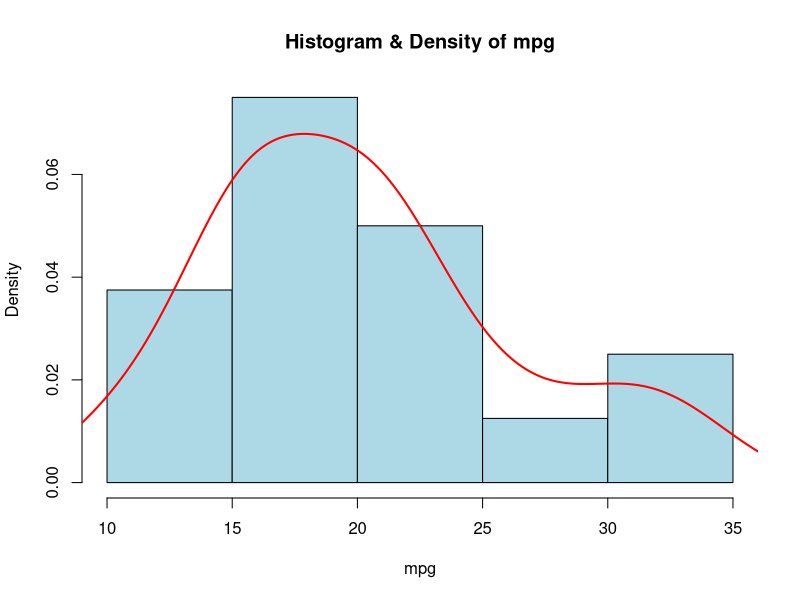
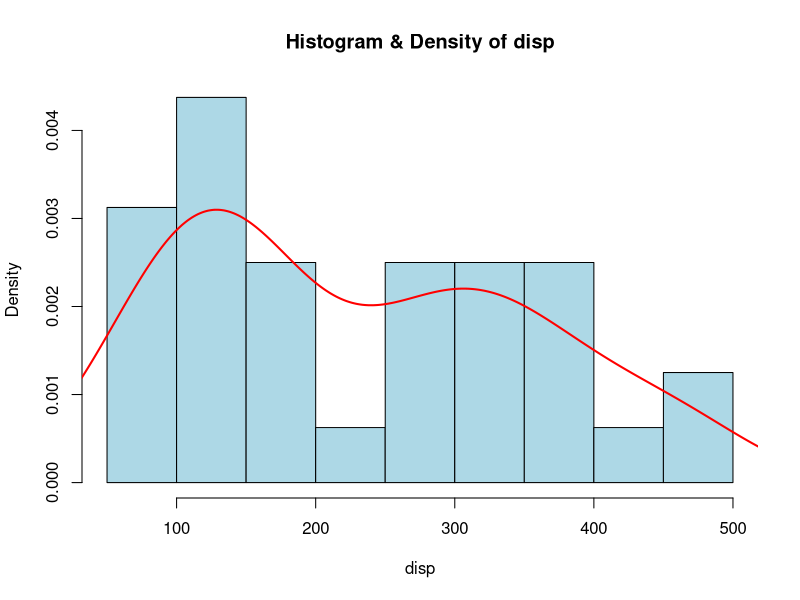
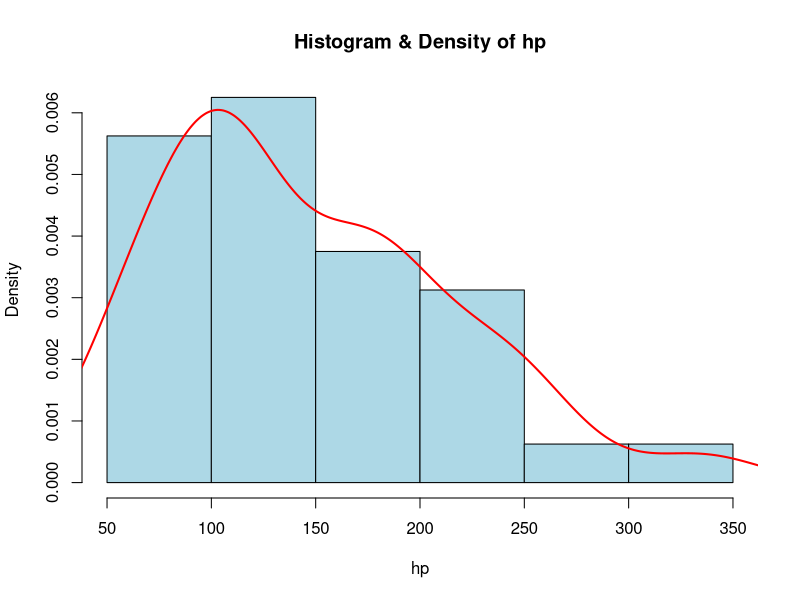
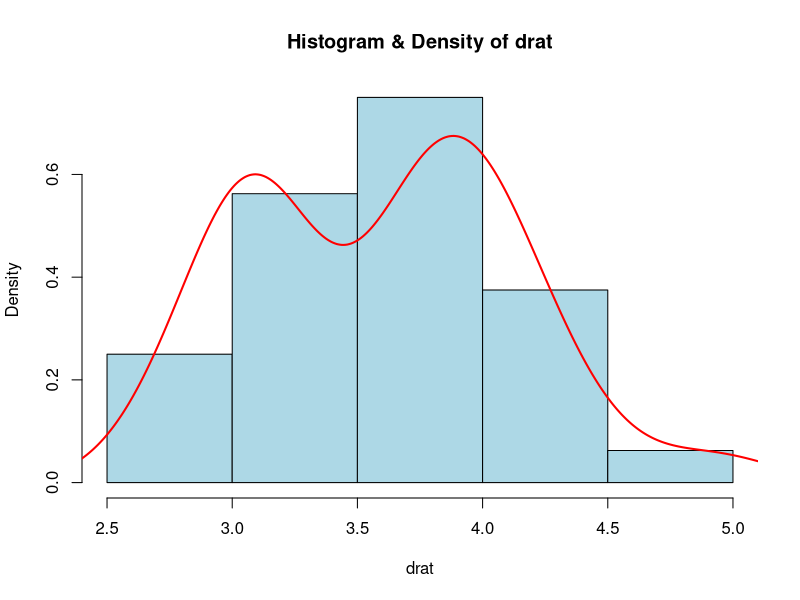
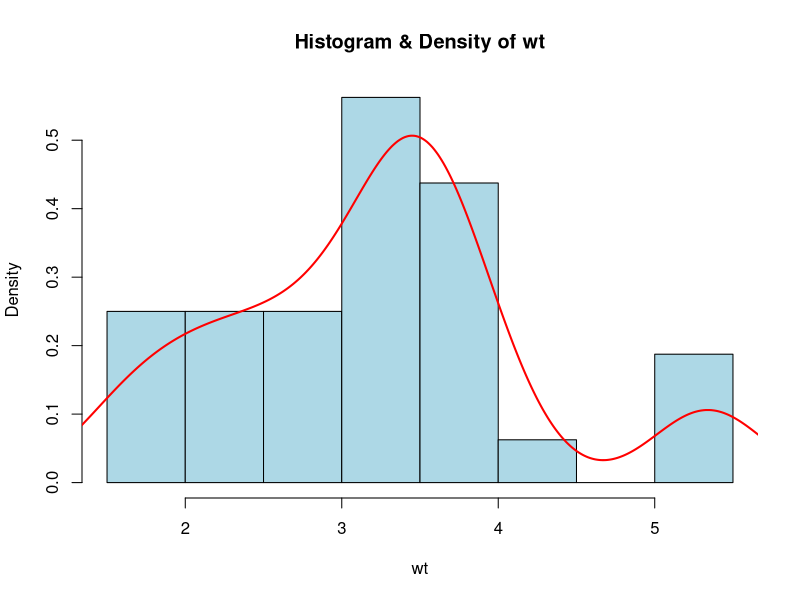
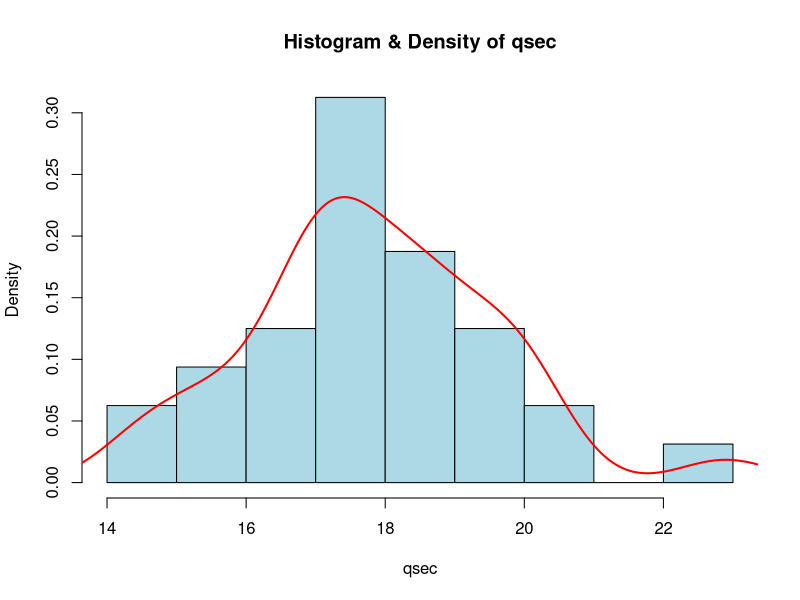

The R script that drew these images, in order:
data(mtcars)

cat("First few records of mtcars dataset:\n")
head(mtcars)

cat("\nTotal Observations (Rows):", nrow(mtcars), "\n")
cat("Total Variables (Columns):", ncol(mtcars), "\n")


max_hp <- max(mtcars$hp)
min_hp <- min(mtcars$hp)

cat("\nMaximum Horsepower:", max_hp, "\n")
cat("Minimum Horsepower:", min_hp, "\n")

cat("\nCar(s) with Maximum Horsepower:\n")
print(mtcars[mtcars$hp == max_hp, ])

cat("\nCar(s) with Minimum Horsepower:\n")
print(mtcars[mtcars$hp == min_hp, ])


skewness <- function(x) {
  mean((x - mean(x))^3) / sd(x)^3
}

cont_vars <- c("mpg", "disp", "hp", "drat", "wt", "qsec")

for (var in cont_vars) {
  hist(mtcars[[var]],
       probability = TRUE,
       main = paste("Histogram & Density of", var),
       xlab = var,
       col = "lightblue")
  
  lines(density(mtcars[[var]]), col = "red", lwd = 2)
  
  cat("\nSkewness of", var, ":", skewness(mtcars[[var]]), "\n")
}


hp_3 <- mtcars$hp[mtcars$cyl == 3]
hp_4 <- mtcars$hp[mtcars$cyl == 4]

mean_diff <- mean(hp_3) - mean(hp_4)
sd_diff <- sd(hp_3) - sd(hp_4)

cat("\nAverage HP of 3-cylinder cars:", mean(hp_3), "\n")
cat("Average HP of 4-cylinder cars:", mean(hp_4), "\n")
cat("Difference in Average HP (3 - 4):", mean_diff, "\n")

cat("\nSD of HP (3-cylinder):", sd(hp_3), "\n")
cat("SD of HP (4-cylinder):", sd(hp_4), "\n")
cat("Difference in SD (3 - 4):", sd_diff, "\n")


corr_matrix <- cor(mtcars)

corr_matrix[lower.tri(corr_matrix, diag = TRUE)] <- NA

max_corr <- max(abs(corr_matrix), na.rm = TRUE)

cat("\nHighest Pearson Correlation Value:", max_corr, "\n")
cat("Variable Pair with Highest Correlation:\n")
print(which(abs(corr_matrix) == max_corr, arr.ind = TRUE))
